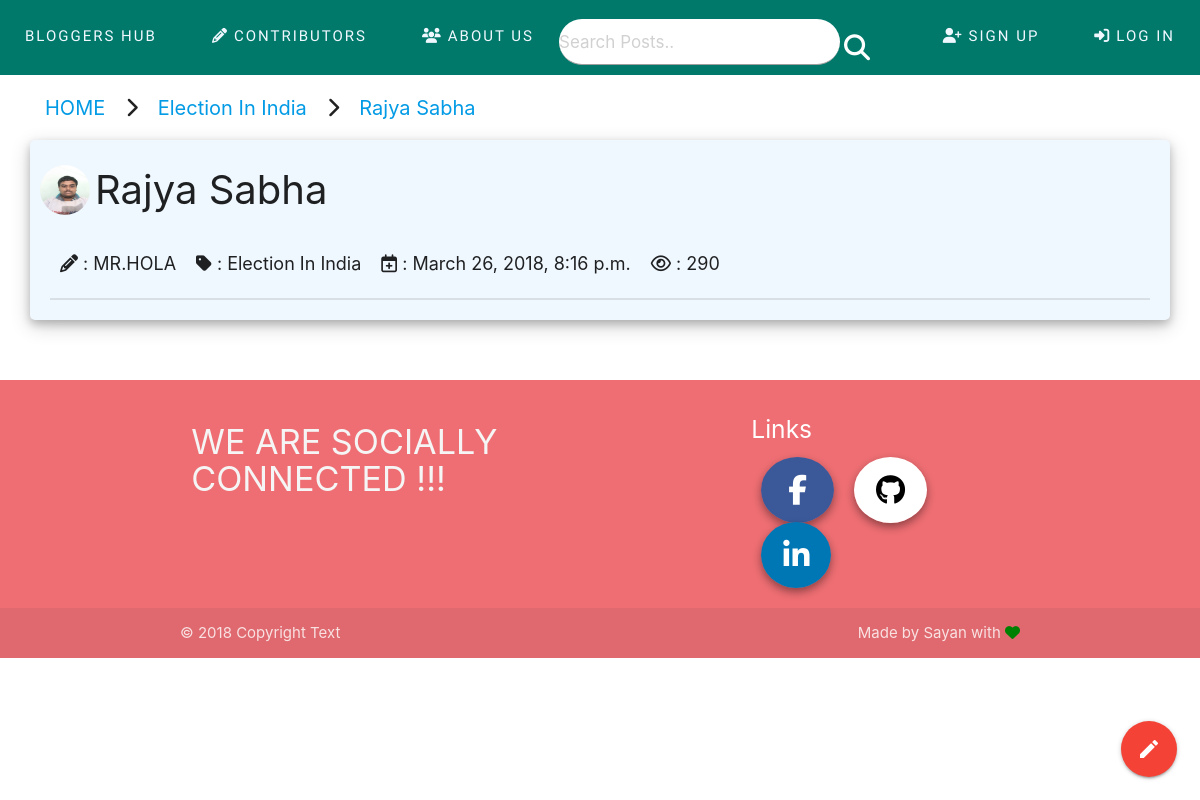
Page /posts/3/26/ on the committed database.
### posts/models.py (models this page shows, shortened)
class Blogs(models.Model):
    topic= models.ForeignKey(Topic, on_delete=models.CASCADE)
    author=models.ForeignKey(Profile, null=True, blank=True)
    title=models.CharField(max_length=1000,unique=True)
    description=models.TextField()
    created_date = models.DateTimeField(default=timezone.now)
    published_date = models.DateTimeField(auto_now_add=True)
    views=models.IntegerField(default=0,editable=False)
    class Meta:
        ordering = ['-views']

class Topic(models.Model):
    topic_name=models.CharField(max_length=300,unique=True)
    genre= models.CharField(max_length=100,unique=True)
    topic_logo=models.FileField(default='default.png')
    def __str__(self):
        return self.topic_name

class Profile(models.Model):
     user=models.OneToOneField(User,max_length=100,on_delete=models.CASCADE)
     mail=models.CharField(max_length=250,editable=False)
     phone=models.CharField(max_length=10)
     city=models.CharField(max_length=100)
     profile_pic=models.FileField(default='blank-profile-picture-973460_640.png')
     cover_pic=models.FileField(default='default-bigcover.jpg')
     def __str__(self):
         return self.user.username

### posts/views.py (the view)
# urls.py: url(r'^(?P<topic_id>[0-9]+)/(?P<blog_id>[0-9]+)/$', views.descriptions, name='descriptions'),
def descriptions(request,topic_id,blog_id):
    all_user=User.objects.all()
    contributors=[]
    for i in all_user:
        if len(Blogs.objects.filter(author=Profile.objects.get(user=i)))>0:
            contributors.append(i)
    blog = get_object_or_404(Blogs,pk=blog_id)
    blog.views+=1
    blog.save()
    return render(request, 'posts/descriptions.html', {'blog': blog,'all_user':contributors})

### posts/templates/posts/descriptions.html (shortened to what this page needs)
<html>
<head>
        {%load static %}
    <link href="//cdn.quilljs.com/1.3.6/quill.snow.css" rel="stylesheet">
    <link href="//cdn.quilljs.com/1.3.6/quill.bubble.css" rel="stylesheet">
    <link rel="stylesheet" href="https://cdnjs.cloudflare.com/ajax/libs/materialize/1.0.0-beta/css/materialize.min.css">
    {%load static %}
    <link rel="stylesheet" type="text/css" href="{% static 'posts/style3.css' %}">
</head>
{% include 'posts/base.html' %}
<body>
    <main>
            <ul class="path">
                    <li><a href="{%url 'posts:index'%}">HOME </a></li>
                    <li><i class="fa fa-chevron-right" aria-hidden="true"></i></li>
                    <li><a href="{% url 'posts:detail' blog.topic.id 1 %}">{{ blog.topic.topic_name }}</a></li>
                    <li><i class="fa fa-chevron-right" aria-hidden="true"></i></li>
                    <li><a href="">{{ blog.title }}</a></li>
            </ul>
<div class="contents">
    <div class="title"><span class="pp_img"><img class="pp_side" src="{{blog.author.profile_pic.url}}"  width="50px" height="50px"></span><div class="blog_title">{{ blog.title }} </div></div>
        <div class="blog-details">
        <ul>
            <li><span><i class="fa fa-pencil" aria-hidden="true"></i></span> : {{ blog.author }}</li>
            <li><span><i class="fa fa-tag" aria-hidden="true"></i></span> : {{ blog.topic }}</li>
            <li><span><i class="fa fa-calendar-plus-o" aria-hidden="true"></i></span> : {{ blog.published_date }}</li>
            <li><span><i class="fa fa-eye" aria-hidden="true"></i></span> :  {{ blog.views }}</li>
        </ul>
        </div>
</div>
</main>
{% include 'posts/footer.html' %}
</body>
</html>

### posts/static/posts/style3.css (style rules this page uses)
body { padding-top: 4em; }
.contents { position: relative; top: 6em; margin-left: auto; margin-right: auto; width: 95%; display: block; overflow: auto; background-color: aliceblue; display:block; box-shadow: 0 4px 8px 0 rgba(0, 0, 0, 0.2), 0 6px 20px 0 rgba(0, 0, 0, 0.19); border-radius: 5px; }
.blog-details { margin: 20px; display:block; height: 4em; border-bottom: 2px solid rgba(0,0,0,0.1); }
li { margin : auto; padding: 10px; float: left; font-size: 18px; }
.title { white-space: nowrap; font-size: 40px; margin-top: 20px; margin-right: 20px; display: block; overflow: hidden; text-overflow: ellipsis; }
.title span { margin-right:5px; margin-left:10px; }
.pp_side { border-radius: 50%; }
.pp_img,.blog_title { float: left; }
.blog_title { white-space: nowrap; font-size: 40px; width: 490px; display: block; overflow: hidden; text-overflow: ellipsis; }
.pp_img { margin-top: 5px; }
ul.path { margin-left: 35px; position: relative; top: 5.5em; }
ul.path li { float: left; font-size: 20px; text-align: center; }
ul.path li:nth-child(2),ul.path li:nth-child(4) { font-size: 20px; }

### posts/static/posts/style.css (style rules this page uses)
body { background: white; background-size: cover; background-repeat: no-repeat; background-attachment: fixed ; background-position: center; margin: 0; padding: 0; }

### posts/static/posts/style9.css (style rules this page uses)
ul li { margin: 0px; }

### rows in the picture
Blogs: topic.topic_name "Election In India", title "Rajya Sabha", author.profile_pic (picture), author "MR.HOLA", topic "Election In India", published_date "March 26, 2018, 8:16 p.m.", views "290"
